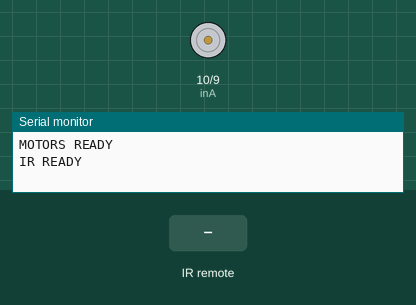
This sketch was run on a simulated Arduino Uno, built with avr-gcc and run on an emulated ATmega328P. Parts: motor-driver pin pairs drawn as motors (green arrow = first pin HIGH = forward, orange = second pin HIGH = backward, longer = more drive, scaled by the enable pin), the last lines printed to the serial monitor. The inputs (shaded band) are chosen by the test bench.

Above: at 1.2 s.
1.3 s: infrared code 0xFF629D received
2.8 s: infrared code 0xFF9064 received
At 3.3 s:
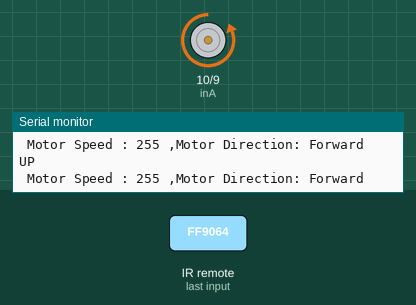
4.3 s: infrared code 0xFFE01F received
At 5.5 s:
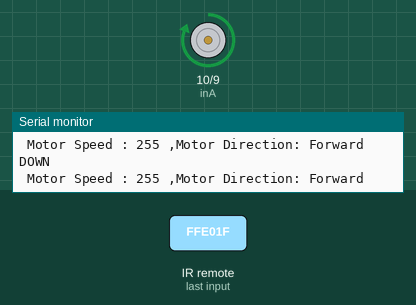
5.8 s: infrared code 0xFFA8F7 received
At 6.8 s:
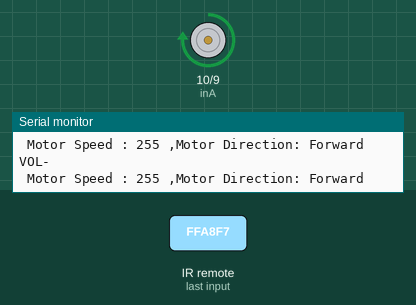
7.3 s: infrared code 0xFF9064 received
At 8.0 s:
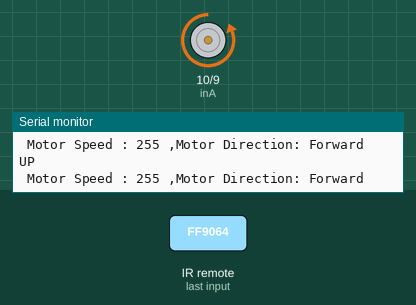
Timing chart, 0 to 9.8 s (numbered marks = the images above; inputs shaded):
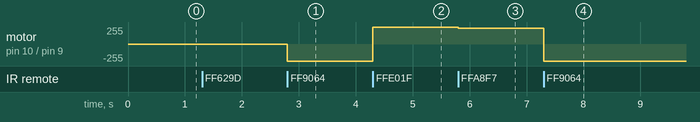

Measured:
- after the input at 2.8 s, motor on pin 10 (inA) / pin 9 (inB): stopped → backward 255/255 at once
- after the input at 4.3 s, motor on pin 10 (inA) / pin 9 (inB): backward 255/255 → forward 255/255 at once
- after the input at 5.8 s, motor on pin 10 (inA) / pin 9 (inB): forward 255/255 → forward 235/255 at once
- after the input at 7.3 s, motor on pin 10 (inA) / pin 9 (inB): forward 235/255 → backward 255/255 at once

The sketch:

test_2.ino
```cpp
#include <IRremote.h>
//#include <NewPing.h>

//#define TRIGGER_PIN 4
//#define ECHO_PIN 5
//#define MAX_DISTANCE 200

int enablePin = 11;
int inA = 10;
int inB = 9;
int motor_speed = 255;
int direc = 0;
int Recv_pin = 5;

String bp;

IRrecv irrecv(Recv_pin);
decode_results results;
//NewPing sonar(TRIGGER_PIN, ECHO_PIN, MAX_DISTANCE);

void setup() {
  // put your setup code here, to run once:
  pinMode(inA, OUTPUT);
  pinMode(inB,OUTPUT);
  pinMode(enablePin,OUTPUT);

  Serial.begin(9600);
  Serial.println("MOTORS READY");

  irrecv.enableIRIn();
  Serial.println("IR READY");

  //Serial.println("ULTRASOUND READY");

}

void loop() {
  // put your main code here, to run repeatedly:
  if (irrecv.decode(&results)) {
    bp = button(&results);
    motor_control(bp,direc,motor_speed);
    Serial.println(bp);
    Serial.print(" Motor Speed : ");
    Serial.print(motor_speed);
    Serial.print(" ,Motor Direction: ");
    if (direc == 0)Serial.println("Forward");
    else Serial.println("Reverse");
    irrecv.resume();
  }
  //delay(100);


  }
```

button.ino
```cpp
String button(decode_results *results){
  String val;
  switch(results->value){
    case 0xFF629D:
    val = "VOL+";
    break;
    case 0xFFA8F7:
    val = "VOL-";
    break;
    case 0xFF9064:
    val = "UP";
    break;
    case 0xFFE01F:
    val = "DOWN";
    break;
    case 0xFF629B:
    val = "POWER";
    break;
    case 0xFF629:
    val = "1";
    break;
    case 0xFF62:
    val = "2";
    break;
    default:
    val = "0";
    break;
  }
  return val;
}
```

motor_control.ino
```cpp
void motor_control(String button, int direc,int motor_speed){
  if(button.equals("UP")){
    digitalWrite(inA, LOW);
    digitalWrite(inB,HIGH);
  }else if(button.equals("DOWN")){
    digitalWrite(inA,HIGH);
    digitalWrite(inB,LOW);
  }
  if(button.equals("VOL+")){
    motor_speed += 20;
    motor_speed = constrain(motor_speed,100,255);
  }
  else if(button.equals("VOL-")){
    motor_speed -= 20;
    motor_speed = constrain(motor_speed,100,255);
  }else if(button.equals("0")){
    motor_speed = 0;
  }
  analogWrite(enablePin,motor_speed);

}
```
